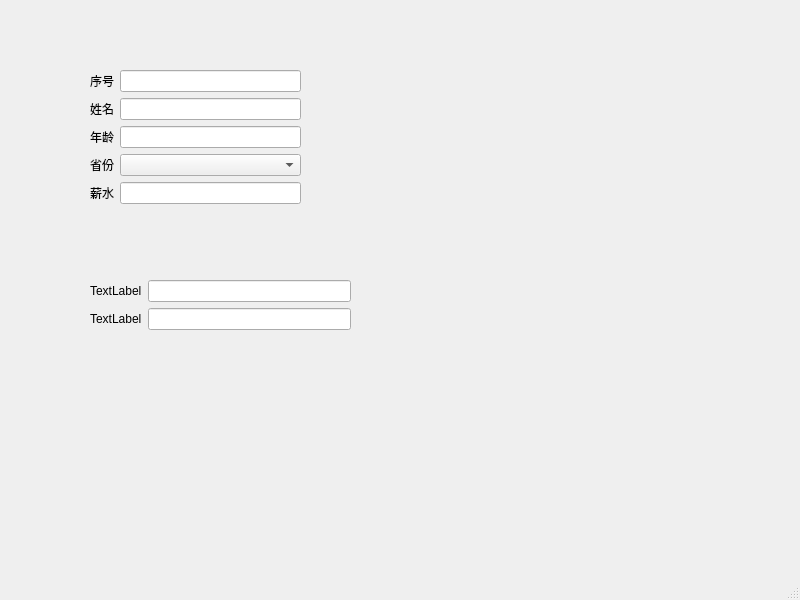
<?xml version="1.0" encoding="UTF-8"?>
<ui version="4.0">
 <class>MainWindow</class>
 <widget class="QMainWindow" name="MainWindow">
  <property name="geometry">
   <rect>
    <x>0</x>
    <y>0</y>
    <width>800</width>
    <height>600</height>
   </rect>
  </property>
  <property name="windowTitle">
   <string>MainWindow</string>
  </property>
  <widget class="QWidget" name="centralwidget">
   <widget class="QWidget" name="formLayoutWidget">
    <property name="geometry">
     <rect>
      <x>90</x>
      <y>280</y>
      <width>261</width>
      <height>171</height>
     </rect>
    </property>
    <layout class="QFormLayout" name="formLayout_2">
     <item row="0" column="0">
      <widget class="QLabel" name="label_6">
       <property name="text">
        <string>TextLabel</string>
       </property>
      </widget>
     </item>
     <item row="0" column="1">
      <widget class="QLineEdit" name="lineEdit_5"/>
     </item>
     <item row="1" column="0">
      <widget class="QLabel" name="label_7">
       <property name="text">
        <string>TextLabel</string>
       </property>
      </widget>
     </item>
     <item row="1" column="1">
      <widget class="QLineEdit" name="lineEdit_6"/>
     </item>
    </layout>
   </widget>
   <widget class="QWidget" name="">
    <property name="geometry">
     <rect>
      <x>90</x>
      <y>70</y>
      <width>211</width>
      <height>161</height>
     </rect>
    </property>
    <layout class="QFormLayout" name="formLayout">
     <item row="0" column="0">
      <widget class="QLabel" name="label">
       <property name="text">
        <string>序号</string>
       </property>
      </widget>
     </item>
     <item row="0" column="1">
      <widget class="QLineEdit" name="lineEdit"/>
     </item>
     <item row="1" column="0">
      <widget class="QLabel" name="label_2">
       <property name="text">
        <string>姓名</string>
       </property>
      </widget>
     </item>
     <item row="1" column="1">
      <widget class="QLineEdit" name="lineEdit_2"/>
     </item>
     <item row="2" column="0">
      <widget class="QLabel" name="label_3">
       <property name="text">
        <string>年龄</string>
       </property>
      </widget>
     </item>
     <item row="2" column="1">
      <widget class="QLineEdit" name="lineEdit_3"/>
     </item>
     <item row="3" column="0">
      <widget class="QLabel" name="label_4">
       <property name="text">
        <string>省份</string>
       </property>
      </widget>
     </item>
     <item row="4" column="0">
      <widget class="QLabel" name="label_5">
       <property name="text">
        <string>薪水</string>
       </property>
      </widget>
     </item>
     <item row="4" column="1">
      <widget class="QLineEdit" name="lineEdit_4"/>
     </item>
     <item row="3" column="1">
      <widget class="QComboBox" name="comboBox"/>
     </item>
    </layout>
   </widget>
  </widget>
  <widget class="QMenuBar" name="menubar">
   <property name="geometry">
    <rect>
     <x>0</x>
     <y>0</y>
     <width>800</width>
     <height>22</height>
    </rect>
   </property>
  </widget>
  <widget class="QStatusBar" name="statusbar"/>
 </widget>
 <resources/>
 <connections/>
</ui>
